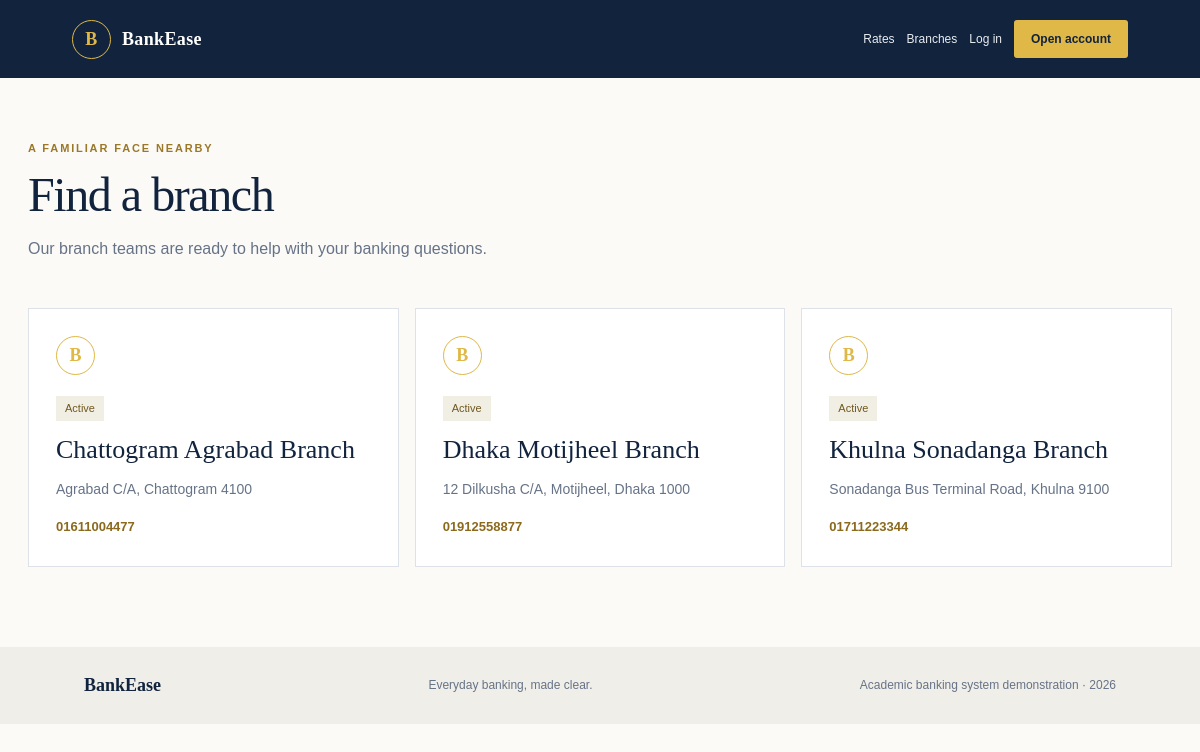
Screenshot of /source_code/BankEase_Customer_Site/branches.php with the database file from the repository.
### tables this page shows
CREATE TABLE branches (
    branch_id            INT AUTO_INCREMENT PRIMARY KEY,
    branch_name          VARCHAR(100) NOT NULL UNIQUE,
    address              VARCHAR(255) NOT NULL,
    phone                VARCHAR(20) NOT NULL,
    manager_employee_id  INT UNIQUE,
    opening_date         DATE NOT NULL,
    status               ENUM('active','closed','under_renovation') NOT NULL DEFAULT 'active'
);

### source_code/BankEase_Customer_Site/includes/auth.php (called while the page is built, shortened)
<?php
function current_user():?array{return $_SESSION['auth']??null;}

### source_code/BankEase_Customer_Site/branches.php (the view)
<?php require __DIR__.'/config.php';try{$branches=db()->query("SELECT branch_name,address,phone,status FROM branches WHERE status <> 'closed' ORDER BY branch_name")->fetchAll();}catch(Throwable $x){$branches=[];$unavailable=true;}render_start('Branches');?><section class="page-heading"><div class="eyebrow dark">A familiar face nearby</div><h1>Find a branch</h1><p>Our branch teams are ready to help with your banking questions.</p></section><?php if(!empty($unavailable)):?><div class="notice error">Branch information is temporarily unavailable. Please try again later.</div><?php elseif(!$branches):?><div class="empty">Branch details will appear here soon.</div><?php else:?><div class="branch-grid"><?php foreach($branches as $b):?><article class="branch-card"><div class="branch-mark">B</div><span class="badge"><?=e(str_replace('_',' ',ucfirst($b['status'])))?></span><h2><?=e($b['branch_name'])?></h2><p><?=e($b['address'])?></p><a href="tel:<?=e(preg_replace('/[^0-9+]/','',$b['phone']))?>"><?=e($b['phone'])?></a></article><?php endforeach;?></div><?php endif;?><?php render_end();?>

### source_code/BankEase_Customer_Site/includes/helpers.php (shortened to what this page needs)
<?php
function db():PDO{static $pdo;if(!$pdo)$pdo=new PDO('mysql:host='.DB_HOST.';port='.DB_PORT.';dbname='.DB_NAME.';charset=utf8mb4',DB_USER,DB_PASS,[PDO::ATTR_ERRMODE=>PDO::ERRMODE_EXCEPTION,PDO::ATTR_DEFAULT_FETCH_MODE=>PDO::FETCH_ASSOC,PDO::ATTR_EMULATE_PREPARES=>false]);return $pdo;}
function e(mixed $v):string{return htmlspecialchars((string)$v,ENT_QUOTES|ENT_SUBSTITUTE,'UTF-8');}
function url(string $p=''):string{return rtrim(BASE_URL,'/').($p===''?'/':'/'.ltrim($p,'/'));}
function flash(?string $m=null,string $k='ok'):?array{if($m!==null){$_SESSION['_flash']=[$m,$k];return null;}$f=$_SESSION['_flash']??null;unset($_SESSION['_flash']);return $f;}
function render_start(string $title):void{
    $u=current_user();if($u){try{sync_approval_messages(db(),(int)$u['customer_id'],(int)$u['id']);}catch(Throwable $x){}}$f=flash();$unread=$u?unread_notification_count((int)$u['id']):0;
    ?><!doctype html><html lang="en"><head><meta charset="utf-8"><meta name="viewport" content="width=device-width,initial-scale=1"><title><?=e($title)?> · BankEase</title><link rel="stylesheet" href="<?=e(url('assets/css/site.css'))?>"><link rel="stylesheet" href="<?=e(url('assets/css/customer.css'))?>"><link rel="stylesheet" href="<?=e(url('assets/css/money-movement.css'))?>"><link rel="stylesheet" href="<?=e(url('assets/css/applications.css'))?>"><link rel="stylesheet" href="<?=e(url('assets/css/cards-notifications.css'))?>"><script defer src="<?=e(url('assets/js/site.js'))?>"></script></head><body><a class="skip" href="#main">Skip to content</a><header class="top"><a class="brand" href="<?=e(url())?>"><b>B</b> BankEase</a><button class="menu" type="button" aria-expanded="false" aria-controls="nav">Menu</button><nav id="nav" aria-label="Main navigation"><a href="<?=e(url('rates.php'))?>">Rates</a><a href="<?=e(url('branches.php'))?>">Branches</a><?php if($u):?><a href="<?=e(url('dashboard.php'))?>">Dashboard</a><a href="<?=e(url('accounts.php'))?>">My accounts</a><a href="<?=e(url('activity.php'))?>">Activity</a><a href="<?=e(url('transfer.php'))?>">Transfer</a><a href="<?=e(url('beneficiaries.php'))?>">Beneficiaries</a><a href="<?=e(url('loans.php'))?>">Loans</a><a href="<?=e(url('cards.php'))?>">Cards</a><a href="<?=e(url('notifications.php'))?>">Notifications<?php if($unread):?> <span class="nav-badge"><?=$unread?></span><?php endif;?></a><a class="nav-cta" href="<?=e(url('logout.php'))?>">Log out</a><?php else:?><a href="<?=e(url('login.php'))?>">Log in</a><a class="nav-cta" href="<?=e(url('register.php'))?>">Open account</a><?php endif;?></nav></header><main id="main" class="wrap"><?php if($f):?><div class="notice <?=e($f[1])?>" role="status"><?=e($f[0])?></div><?php endif;?><?php
}
function render_end():void{?></main><footer class="footer"><strong>BankEase</strong><span>Everyday banking, made clear.</span><span>Academic banking system demonstration · <?=date('Y')?></span></footer></body></html><?php }

### source_code/BankEase_Customer_Site/assets/css/site.css (style rules this page uses)
:root { --navy:#11233d;--navy2:#1e3856;--gold:#dfb847;--pale:#f4f1e8;--ink:#18283d;--muted:#667387;--line:#dce2e8;--white:#fff;--serif:Georgia,'Times New Roman',serif }
* { box-sizing:border-box }
html { scroll-behavior:smooth }
body { margin:0;color:var(--ink);background:#fbfaf7;font:16px/1.55 Arial,Helvetica,sans-serif }
.top { height:78px;background:var(--navy);color:white;padding:0 clamp(18px,6vw,92px);display:flex;align-items:center;justify-content:space-between }
.brand { color:white;text-decoration:none;display:flex;align-items:center;gap:11px;font:700 20px var(--serif);letter-spacing:.02em }
.brand b,.branch-mark { display:grid;place-items:center;border:1px solid var(--gold);border-radius:50%;width:39px;height:39px;color:var(--gold);font:700 18px var(--serif) }
nav { display:flex;align-items:center;gap:31px }
nav a { color:#e9edf1;text-decoration:none;font-size:14px }
nav .nav-cta { color:var(--navy);background:var(--gold);padding:10px 17px;border-radius:3px;font-weight:700 }
.wrap { max-width:1200px;margin:0 auto;padding:42px 28px 80px;min-height:65vh }
.hero h1,.page-heading h1,.login-aside h1 { font:normal clamp(43px,5.4vw,68px)/1.08 var(--serif);letter-spacing:-.03em;margin:18px 0 }
.eyebrow { text-transform:uppercase;letter-spacing:.17em;color:var(--gold);font-size:11px;font-weight:bold }
.eyebrow.dark { color:#9b7827 }
.services article,.rate-card,.branch-card,.register-card { background:white;border:1px solid var(--line);padding:27px }
.services p,.branch-card p { color:var(--muted);font-size:14px }
.services a,.branch-card a,.form-switch a { color:#8b6a1e;font-size:13px;font-weight:bold;text-decoration:none }
.footer { background:#f0eee8;padding:28px clamp(20px,7vw,96px);display:flex;justify-content:space-between;align-items:center;color:var(--muted);font-size:12px }
.footer strong { color:var(--navy);font:700 18px var(--serif) }
.page-heading { padding:20px 0 30px }
.page-heading h1 { font-size:48px;color:var(--navy);margin:12px 0 }
.page-heading p { color:var(--muted);max-width:620px }
.rate-grid,.branch-grid { display:grid;grid-template-columns:repeat(auto-fit,minmax(250px,1fr));gap:16px }
.rate-card h2,.branch-card h2 { font:normal 26px var(--serif);color:var(--navy) }
.branch-mark { margin-bottom:20px }
.badge { display:inline-block;background:#f1eee4;padding:4px 9px;text-transform:capitalize;font-size:11px;color:#70591f }
.branch-card h2 { margin:14px 0 7px }

### source_code/BankEase_Customer_Site/assets/css/cards-notifications.css (style rules this page uses)
@media (min-width:761px) and (max-width:1200px) { .top nav { gap:12px } }
@media (min-width:761px) and (max-width:1200px) { .top nav a { font-size:12px } }
@media (min-width:761px) and (max-width:1200px) { .brand { font-size:18px } }

### rows the page displays
branches: status "Active", branch_name "Chattogram Agrabad Branch", address "Agrabad C/A, Chattogram 4100", phone "01611004477"
branches: status "Active", branch_name "Dhaka Motijheel Branch", address "12 Dilkusha C/A, Motijheel, Dhaka 1000", phone "01912558877"
branches: status "Active", branch_name "Khulna Sonadanga Branch", address "Sonadanga Bus Terminal Road, Khulna 9100", phone "01711223344"
